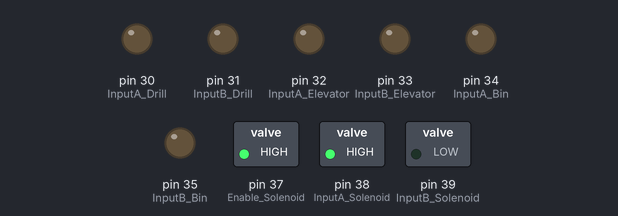
Bench run of a sketch on a simulated Arduino Mega 2560, built with avr-gcc and run on an emulated ATmega2560. Parts: switched loads named in the sketch (green lamp = pin HIGH), output pins drawn as LEDs (lit = HIGH).

Above: at 0.05 s.
Timing chart, 0 to 5.8 s (numbered marks = the images above):
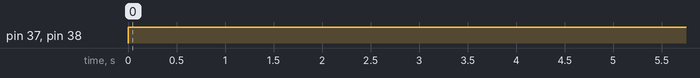

The sketch:

newsra.ino
```cpp
#include <Wire.h>
#include <AFMotor.h>
/*
 * IN DEVELOPMENT, THIS WILL NOT WORK WHATSOEVER
 * General layout for continuing further
 *
 * -EMBEDDED TEAM
 */


// Drill Motor (Use OUT1 and OUT2 on  MotorDriver "A")
#define InputA_Drill 30
#define InputB_Drill 31

// Elevator Motor (Use OUT3 and OUT4 on  MotorDriver "A")
#define InputA_Elevator 32
#define InputB_Elevator 33

// Bin Gear Motor (Use OUT1 and OUT2 on  MotorDriver "B")
#define InputA_Bin 34
#define InputB_Bin 35
#define ChannelA_Bin 18
#define ChannelB_Bin 36

// Solenoid (Use OUT3 and OUT4 on  MotorDriver "B")
#define Enable_Solenoid 37
#define InputA_Solenoid 38 //backup
#define InputB_Solenoid 39 //backup

// Upper Limit Switch
#define UpperSwitch 3

// Lower Limit Switch
#define LowerSwitch 2

// I2C Data Lines
#define SDA 20
#define SCL 21

void blink(){
  Stop(); // stops elevator when switch is active
}

void Stop(){
  digitalWrite(InputA_Elevator,LOW);
  digitalWrite(InputB_Elevator,LOW);
}


// need to place a data parsing function for the I2C line


int BinByte;  // New Command for Bin Change after Data Parsing
int PrevBin;  // PrevBin Command for Bin Change algorithm
int SolenoidByte; // Servo Position for Sample Liquid
int DrillByte; // New Drill Operation Command byte
int ElevatorByte; // New Elevator Operation Command byte

int UpLimitSwitch = 0;  // Upper Limit Switch for Elevator
int DownLimitSwitch = 1; // Lower Limit Switch for Elevator


/*
  The following preprocessor definitions are values that
  are used to reset the Sample Return Module into its home
  state when the unit is powered up or has a unexpected power
  loss.

  The drill will be turned off, the elevator will be stowed
  in the up position, the bin will be returned to the 1st
  position, and the servo will be in its closed state.

  Preprocessors are used due to memory constraints with the
  AT2560 processsor.

*/

#define home_bin 0
#define home_elevator 1
#define home_drill 0
#define home_solenoid 0


int forward;
int backward;


void SolenoidControl(int i)
{
  if (i == 0)
  {
  digitalWrite(Enable_Solenoid,LOW);
  digitalWrite(InputA_Solenoid,LOW);
  digitalWrite(InputB_Solenoid,LOW);
  }
  else if (i == 1)
  {
   digitalWrite(Enable_Solenoid,HIGH);
   digitalWrite(InputA_Solenoid,HIGH);
   digitalWrite(InputB_Solenoid,LOW);
  }

}

void DrillControl(int i,int j)
{
 if(j == 0 && i == 0)
 {
  return;
 }
 if (j == 1)
 {
   if (i == 1)
   {
     digitalWrite(InputA_Drill,LOW);
     digitalWrite(InputB_Drill,HIGH);
   }
   else
   {
     digitalWrite(InputA_Drill, LOW);
     digitalWrite(InputB_Drill, LOW);
   }
 }

}

/*
 The operation of the bin requires an algorithm to determine the least amount of
 bins needed to pass in order to get from Bin A to Bin B.

 The function also preforms a check on the current status of the liquid
 container servo to determine if is closed or not. If the valve is in its open
 state, SolenoidControl() will be called to close the valve and recursivley call
 BinControl() again. If the servo is in its closed state, the servo will find
 the mimimum amount of bin changes required to achive the new bin.

 */
void BinControl(int i,int j)
{
  if (j == 1)
  {
   SolenoidControl(home_solenoid);
   delay(2000);
   j = 0;
   BinControl(i,j);
  }
  if (j == 0)
  {
   //digitalWrite(InputA_Bin, HIGH);
   //digitalWrite(InputB_Bin, LOW);
  }
}
void ElevatorControl(int i)
{
  if (i == 1)
  {
  while(UpLimitSwitch != 1)
  {
   digitalWrite(InputA_Elevator, HIGH);
   digitalWrite(InputB_Elevator,LOW);
  }
}
else if (i = 0)
{
  while(DownLimitSwitch != 1)
  {
    digitalWrite(InputA_Elevator, LOW);
    digitalWrite(InputB_Elevator,HIGH);
  }
}
}
int p = 1;
int o = 0;

void setup()
{
  Serial.begin(9600);
  pinMode(InputA_Bin, OUTPUT);
  pinMode(InputB_Bin, OUTPUT);
  pinMode(InputA_Drill, OUTPUT);
  pinMode(InputB_Drill, OUTPUT);
  pinMode(InputA_Elevator, OUTPUT);
  pinMode(InputB_Elevator, OUTPUT);
  pinMode(Enable_Solenoid, OUTPUT);
  pinMode(InputA_Solenoid, OUTPUT);
  pinMode(InputB_Solenoid, OUTPUT);

  pinMode(UpperSwitch, INPUT);
  pinMode(LowerSwitch, INPUT);
  //attachInterrupt(digitalPinToInterrupt(UpperSwitch),blink,CHANGE); // hardware interupt for upper switch
  //attachInterrupt(digitalPinToInterrupt(LowerSwitch),blink,CHANGE); // hardware interupt for lower switch
  //while(UpLimitSwitch != 1)
  //{
    // SolenoidControl(home_solenoid);
    //DrillControl(home_drill,home_elevator);
    //BinControl(home_bin,home_solenoid);
    //ElevatorControl(home_elevator);
  //}
}

void loop()
{
  SolenoidControl(p);
  delay(5000);
  SolenoidControl(o);
}
```

Measured:
- by itself, pin 37 (Enable_Solenoid), pin 38 (InputA_Solenoid): LOW → HIGH at 0.00 s
